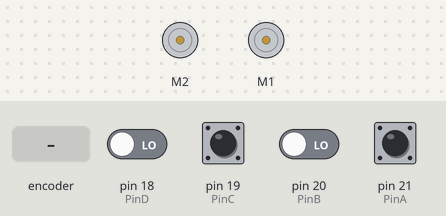
Recording of a sketch running on a simulated Arduino Mega 2560, built with avr-gcc and run on an emulated ATmega2560. Parts: 2 × DC motor (green arrow = forward, orange = backward, longer = faster). Inputs (shaded band) come from the test bench; at power-on: pin 19 (PinC), pin 21 (PinA) HIGH, pin 18 (PinD), pin 20 (PinB) LOW.

Above: at 1.2 s.
1.3 s: rotary encoder on pin 21 (PinA) / pin 20 (PinB) turned 3 steps (first pin leading)
3.4 s: pin 18 (PinD) driven HIGH
Timing chart, 0 to 6.4 s (numbered marks = the images above; inputs shaded):
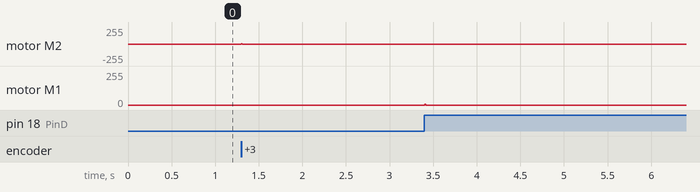

Measured:
- after the input at 3.4 s, motor M1: stopped → forward 5/255 at once, → stopped 0.01 s later

The sketch:

ControlRobot.ino
```cpp
#include "DualVNH5019MotorShield.h"

DualVNH5019MotorShield motor;

#define PinA 21
#define PinB 20
#define PinC 19
#define PinD 18

char msgEnd = ';';
bool newMsg = false;

float rD = 0; //Varia segun referencia obtenida
float rI = 0;

// Valores der M2
float eD = 0;
float eD_ = 0;
float eD__ = 0;

float outD = 0;
float outD_ = 0;

volatile double posD = 0.0;
volatile double pD = 0.0;
volatile double pD_ = 0.0;
volatile double vD = 0.0;

// Valores izq M1
float eI = 0;
float eI_ = 0;
float eI__ = 0;

float outI = 0;
float outI_ = 0;

volatile double posI = 0.0;
volatile double pI = 0.0;
volatile double pI_ = 0.0;
volatile double vI = 0.0;
volatile float dt = 0.0;

// Tiempo
volatile long t = 0;
volatile long t_ = 0;
volatile long t__ = 0;
volatile long at__ = 0;

float kv = 1920;

float kpD = 0.5;
float kiD = 15;
float kdD = 0.01;
float k0D = 0;
float k1D = 0;
float k2D = 0;

float kpI = 0.5;
float kiI = 15;
float kdI = 0.01;
float k0I = 0;
float k1I = 0;
float k2I = 0;

int max_vel = 250;
int min_vel = -250;


void EncoderA() {
  if (digitalRead(PinA) != digitalRead(PinB)) { //
    posD = posD + 1;
  }
  else { //reversa
    posD = posD - 1;
  }
}
void EncoderB() {
  if (digitalRead(PinA) == digitalRead(PinB)) { //
    posD = posD + 1;
  }
  else { //Reversa
    posD = posD - 1;
  }
}
void EncoderC() {
  if (digitalRead(PinC) != digitalRead(PinD)) { //
    posI = posI + 1;
  }
  else { //Reversa
    posI = posI - 1;
  }
}
void EncoderD() {
  if (digitalRead(PinC) == digitalRead(PinD)) { //
    posI = posI + 1;
  }
  else { //Reversa
    posI = posI - 1;
  }
}

void setup() {
  Serial.begin(115200);
  Serial3.begin(38400);

  pinMode(PinA, INPUT);
  pinMode(PinB, INPUT);
  pinMode(PinC, INPUT);
  pinMode(PinD, INPUT);

  attachInterrupt(digitalPinToInterrupt(PinA), EncoderA, CHANGE);
  attachInterrupt(digitalPinToInterrupt(PinB), EncoderB, CHANGE);
  attachInterrupt(digitalPinToInterrupt(PinC), EncoderC, CHANGE);
  attachInterrupt(digitalPinToInterrupt(PinD), EncoderD, CHANGE);

  motor.init();
}

void velocidad(double dt) {
  if (dt > 0 ) {
    vD = (pD - pD_) * 60 / (kv * dt);
    vI = (pI - pI_) * 60 / (kv * dt);
  }
}

void loop() {
  t_ = t;
  delay(4);
  t = micros();
  if (t - at__ > 10000) {
    pD_ = pD;
    pD = posD;
    pI_ = pI;
    pI = posI;

    dt = float(t - t_) / 1000000.0;
    velocidad(dt);

    outD_ = outD;
    eD__ = eD_;
    eD_ = eD;
    eD = rD - vD;
    outI_ = outI;
    eI__ = eI_;
    eI_ = eI;
    eI = rI - vI;

    // Complete aquí
    float k0D = kpD * (1 + dt * kiD + kdD/dt);
    float k1D = -kpD*(1 + 2*kdD/dt);
    float k2D = kpD*kdD/dt;
    double du = k0D * eD + k1D * eD_ + k2D * eD__;
    outD = outD_ + du; // Aquí falta un elemento

    float k0I = kpI * (1 + dt * kiI + kdI/dt);
    float k1I = -kpI*(1 + 2*kdI/dt);
    float k2I = kpI*kdI/dt;
    double Iu = k0I * eI + k1I * eI_ + k2I * eI__;
    outI = outI_ - Iu; // Aquí falta un elemento
  }
  outD = min(max(outD, min_vel), max_vel);
  outI = min(max(outI, min_vel), max_vel);
  motor.setM2Speed(int(outD));
  motor.setM1Speed(int(outI));

  String mensaje = readBuff(); // O es este delay??
  if (t - t__ > 100000) {
    t__ = t;
    // mensaje = processmsg(mensaje);
    if (newMsg){
      int comapos = mensaje.indexOf(",");
      String nrD = mensaje.substring(0, comapos);
      String nrI = mensaje.substring(comapos+1);
      if (not (isnan(nrD.toInt()) || isnan(nrD.toInt())))
      {
        Serial.println("mensaje");
        Serial.println(mensaje);
        rD = nrD.toInt();
        rI = nrI.toInt();
      }
      else
      {
        Serial.println("No hay mensaje");
        Serial.println(mensaje);
        //rD = 0;
        //rI = 0;
      }
      newMsg = false;
    }
    /*Serial.println("Velocidades");
    Serial.println(vD);
    Serial.println("OutD");
    Serial.println(outD);
    Serial.println("Error1");
    Serial.println(eD);
    Serial.println("Error2");
    Serial.println(eD_);
    Serial.println("dt");
    Serial.println(dt);
    Serial.println("\n");*/

    /*Serial.println("Velocidades");
    Serial.println(vI);
    Serial.println("OutI");
    Serial.println(outI);
    Serial.println("Error1");
    Serial.println(eI);
    Serial.println("Error2");
    Serial.println(eI_);
    Serial.println("rD");
    Serial.println(rD);
    Serial.println("rI");
    Serial.println(rI);
    Serial.println("\n");*/
  }
}

String readBuff() {
  String buffArray;
  //int i = 0;

  while (Serial3.available() > 0) { //Entro a este while mientras exista algo en el puerto serial
    char buff = Serial3.read(); //Leo el byte entrante
    if (buff == msgEnd) {
      newMsg = true;
      break; //Si el byte entrante coincide con mi delimitador, me salgo del while
    } else {
      buffArray += buff; //Si no, agrego el byte a mi string para construir el mensaje
      //i += 1;
    }
    //delay(10); // Ver si este delay afecta las instrucciones del robot
  }

  return buffArray;  //Retorno el mensaje
}
```
